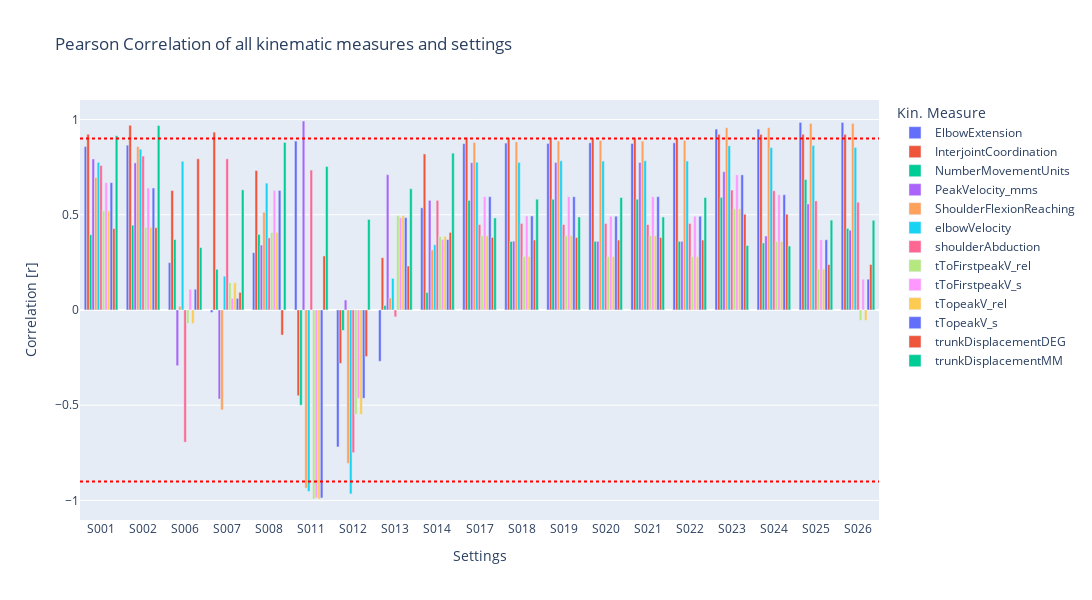

Notebook source saved alongside this figure:
### Code cell
fig = px.bar(df_plot, x='id_s', y='correlation', color='measure', title=f'Pearson Correlation', labels={'correlation': 'Pearson Correlation', 'id_s': 'Subject ID', 'measure': 'Kin. Measure'},
             template = 'plotly', barmode="group")

fig.add_hline(y=0.9, line_dash='dot', line_color='red', name = 'minimum correlation')
fig.add_hline(y=-0.9, line_dash='dot', line_color='red', name = 'minimum correlation')

fig.update_layout(title= f'Pearson Correlation of all kinematic measures and settings',
          xaxis_title=f'Settings',
          yaxis_title=f'Correlation [r]',
                  width=1300, height=600
          )

fig.show()

os.makedirs(os.path.join(dir_plots_cat, '03_correlation'), exist_ok=True)

path = os.path.join(dir_plots_cat, '03_correlation', f'pearson_corr_all.html')
fig.write_html(path)

path = os.path.join(dir_plots_cat, '03_correlation', f'pearson_corr_all.png')
fig.write_image(path, scale = 5)

### Figure 1 — Plotly figure (JSON) as saved in the notebook; plotly's stock layout.template omitted (floating-point values rounded to 4 significant figures)
{"data": [{"alignmentgroup": "True", "hovertemplate": "Kin. Measure=ElbowExtension<br>Subject ID=%{x}<br>Pearson Correlation=%{y}<extra></extra>", "legendgroup": "ElbowExtension", "marker": {"color": "#636efa", "pattern": {"shape": ""}}, "name": "ElbowExtension", "offsetgroup": "ElbowExtension", "orientation": "v", "showlegend": true, "textposition": "auto", "x": ["S001", "S002", "S006", "S007", "S008", "S011", "S012", "S013", "S014", "S017", "S018", "S019", "S020", "S021", "S022", "S023", "S024", "S025", "S026"], "xaxis": "x", "y": [0.8579, 0.8652, 0.2482, -0.01309, 0.3007, 0.8868, -0.7192, -0.2695, 0.5363, 0.8729, 0.8763, 0.8742, 0.8776, 0.8742, 0.8776, 0.9497, 0.9494, 0.9844, 0.9843], "yaxis": "y", "type": "bar"}, {"alignmentgroup": "True", "hovertemplate": "Kin. Measure=InterjointCoordination<br>Subject ID=%{x}<br>Pearson Correlation=%{y}<extra></extra>", "legendgroup": "InterjointCoordination", "marker": {"color": "#EF553B", "pattern": {"shape": ""}}, "name": "InterjointCoordination", "offsetgroup": "InterjointCoordination", "orientation": "v", "showlegend": true, "textposition": "auto", "x": ["S001", "S002", "S006", "S007", "S008", "S011", "S012", "S013", "S014", "S017", "S018", "S019", "S020", "S021", "S022", "S023", "S024", "S025", "S026"], "xaxis": "x", "y": [0.9225, 0.9696, 0.6271, 0.9337, 0.7319, -0.4503, -0.2807, 0.2743, 0.8192, 0.9055, 0.9027, 0.9054, 0.9026, 0.9054, 0.9026, 0.9224, 0.9221, 0.9226, 0.922], "yaxis": "y", "type": "bar"}, {"alignmentgroup": "True", "hovertemplate": "Kin. Measure=NumberMovementUnits<br>Subject ID=%{x}<br>Pearson Correlation=%{y}<extra></extra>", "legendgroup": "NumberMovementUnits", "marker": {"color": "#00cc96", "pattern": {"shape": ""}}, "name": "NumberMovementUnits", "offsetgroup": "NumberMovementUnits", "orientation": "v", "showlegend": true, "textposition": "auto", "x": ["S001", "S002", "S006", "S007", "S008", "S011", "S012", "S013", "S014", "S017", "S018", "S019", "S020", "S021", "S022", "S023", "S024", "S025", "S026"], "xaxis": "x", "y": [0.3949, 0.4455, 0.3696, 0.2135, 0.3964, -0.5, -0.1076, 0.0235, 0.09145, 0.5753, 0.3596, 0.5814, 0.3604, 0.5814, 0.3604, 0.5912, 0.3517, 0.6848, 0.4279], "yaxis": "y", "type": "bar"}, {"alignmentgroup": "True", "hovertemplate": "Kin. Measure=PeakVelocity_mms<br>Subject ID=%{x}<br>Pearson Correlation=%{y}<extra></extra>", "legendgroup": "PeakVelocity_mms", "marker": {"color": "#ab63fa", "pattern": {"shape": ""}}, "name": "PeakVelocity_mms", "offsetgroup": "PeakVelocity_mms", "orientation": "v", "showlegend": true, "textposition": "auto", "x": ["S001", "S002", "S006", "S007", "S008", "S011", "S012", "S013", "S014", "S017", "S018", "S019", "S020", "S021", "S022", "S023", "S024", "S025", "S026"], "xaxis": "x", "y": [0.7926, 0.7723, -0.2927, -0.4677, 0.3408, 0.9921, 0.05236, 0.7102, 0.5755, 0.7731, 0.3614, 0.7744, 0.3604, 0.7744, 0.3604, 0.726, 0.3884, 0.5565, 0.4187], "yaxis": "y", "type": "bar"}, {"alignmentgroup": "True", "hovertemplate": "Kin. Measure=ShoulderFlexionReaching<br>Subject ID=%{x}<br>Pearson Correlation=%{y}<extra></extra>", "legendgroup": "ShoulderFlexionReaching", "marker": {"color": "#FFA15A", "pattern": {"shape": ""}}, "name": "ShoulderFlexionReaching", "offsetgroup": "ShoulderFlexionReaching", "orientation": "v", "showlegend": true, "textposition": "auto", "x": ["S001", "S002", "S006", "S007", "S008", "S011", "S012", "S013", "S014", "S017", "S018", "S019", "S020", "S021", "S022", "S023", "S024", "S025", "S026"], "xaxis": "x", "y": [0.6954, 0.8571, 0.01918, -0.525, 0.5128, -0.9354, -0.8054, 0.06308, 0.3154, 0.8797, 0.8826, 0.8869, 0.8897, 0.8869, 0.8897, 0.957, 0.957, 0.9792, 0.9793], "yaxis": "y", "type": "bar"}, {"alignmentgroup": "True", "hovertemplate": "Kin. Measure=elbowVelocity<br>Subject ID=%{x}<br>Pearson Correlation=%{y}<extra></extra>", "legendgroup": "elbowVelocity", "marker": {"color": "#19d3f3", "pattern": {"shape": ""}}, "name": "elbowVelocity", "offsetgroup": "elbowVelocity", "orientation": "v", "showlegend": true, "textposition": "auto", "x": ["S001", "S002", "S006", "S007", "S008", "S011", "S012", "S013", "S014", "S017", "S018", "S019", "S020", "S021", "S022", "S023", "S024", "S025", "S026"], "xaxis": "x", "y": [0.7749, 0.8441, 0.7808, 0.1773, 0.6659, -0.9533, -0.9659, 0.166, 0.3426, 0.7757, 0.7747, 0.7832, 0.7817, 0.7832, 0.7817, 0.8618, 0.8527, 0.8635, 0.8534], "yaxis": "y", "type": "bar"}, {"alignmentgroup": "True", "hovertemplate": "Kin. Measure=shoulderAbduction<br>Subject ID=%{x}<br>Pearson Correlation=%{y}<extra></extra>", "legendgroup": "shoulderAbduction", "marker": {"color": "#FF6692", "pattern": {"shape": ""}}, "name": "shoulderAbduction", "offsetgroup": "shoulderAbduction", "orientation": "v", "showlegend": true, "textposition": "auto", "x": ["S001", "S002", "S006", "S007", "S008", "S011", "S012", "S013", "S014", "S017", "S018", "S019", "S020", "S021", "S022", "S023", "S024", "S025", "S026"], "xaxis": "x", "y": [0.7582, 0.8079, -0.694, 0.7935, 0.3784, 0.7345, -0.7494, -0.03609, 0.5752, 0.4487, 0.4543, 0.4485, 0.4541, 0.4485, 0.4541, 0.6297, 0.6258, 0.5726, 0.5658], "yaxis": "y", "type": "bar"}, {"alignmentgroup": "True", "hovertemplate": "Kin. Measure=tToFirstpeakV_rel<br>Subject ID=%{x}<br>Pearson Correlation=%{y}<extra></extra>", "legendgroup": "tToFirstpeakV_rel", "marker": {"color": "#B6E880", "pattern": {"shape": ""}}, "name": "tToFirstpeakV_rel", "offsetgroup": "tToFirstpeakV_rel", "orientation": "v", "showlegend": true, "textposition": "auto", "x": ["S001", "S002", "S006", "S007", "S008", "S011", "S012", "S013", "S014", "S017", "S018", "S019", "S020", "S021", "S022", "S023", "S024", "S025", "S026"], "xaxis": "x", "y": [0.5204, 0.4341, -0.07084, 0.1425, 0.4065, -0.9925, -0.5481, 0.4949, 0.3857, 0.3896, 0.28, 0.3902, 0.2796, 0.3902, 0.2796, 0.5313, 0.3594, 0.2146, -0.05428], "yaxis": "y", "type": "bar"}, {"alignmentgroup": "True", "hovertemplate": "Kin. Measure=tToFirstpeakV_s<br>Subject ID=%{x}<br>Pearson Correlation=%{y}<extra></extra>", "legendgroup": "tToFirstpeakV_s", "marker": {"color": "#FF97FF", "pattern": {"shape": ""}}, "name": "tToFirstpeakV_s", "offsetgroup": "tToFirstpeakV_s", "orientation": "v", "showlegend": true, "textposition": "auto", "x": ["S001", "S002", "S006", "S007", "S008", "S011", "S012", "S013", "S014", "S017", "S018", "S019", "S020", "S021", "S022", "S023", "S024", "S025", "S026"], "xaxis": "x", "y": [0.6684, 0.6403, 0.1087, 0.06097, 0.6275, -0.9871, -0.4636, 0.4847, 0.3694, 0.5947, 0.4938, 0.5946, 0.4922, 0.5946, 0.4922, 0.7094, 0.6049, 0.3683, 0.1616], "yaxis": "y", "type": "bar"}, {"alignmentgroup": "True", "hovertemplate": "Kin. Measure=tTopeakV_rel<br>Subject ID=%{x}<br>Pearson Correlation=%{y}<extra></extra>", "legendgroup": "tTopeakV_rel", "marker": {"color": "#FECB52", "pattern": {"shape": ""}}, "name": "tTopeakV_rel", "offsetgroup": "tTopeakV_rel", "orientation": "v", "showlegend": true, "textposition": "auto", "x": ["S001", "S002", "S006", "S007", "S008", "S011", "S012", "S013", "S014", "S017", "S018", "S019", "S020", "S021", "S022", "S023", "S024", "S025", "S026"], "xaxis": "x", "y": [0.5204, 0.4341, -0.07084, 0.1425, 0.4065, -0.9925, -0.5481, 0.4949, 0.3857, 0.3896, 0.28, 0.3902, 0.2796, 0.3902, 0.2796, 0.5313, 0.3594, 0.2146, -0.05428], "yaxis": "y", "type": "bar"}, {"alignmentgroup": "True", "hovertemplate": "Kin. Measure=tTopeakV_s<br>Subject ID=%{x}<br>Pearson Correlation=%{y}<extra></extra>", "legendgroup": "tTopeakV_s", "marker": {"color": "#636efa", "pattern": {"shape": ""}}, "name": "tTopeakV_s", "offsetgroup": "tTopeakV_s", "orientation": "v", "showlegend": true, "textposition": "auto", "x": ["S001", "S002", "S006", "S007", "S008", "S011", "S012", "S013", "S014", "S017", "S018", "S019", "S020", "S021", "S022", "S023", "S024", "S025", "S026"], "xaxis": "x", "y": [0.6684, 0.6403, 0.1087, 0.06097, 0.6275, -0.9871, -0.4636, 0.4847, 0.3694, 0.5947, 0.4938, 0.5946, 0.4922, 0.5946, 0.4922, 0.7094, 0.6049, 0.3683, 0.1616], "yaxis": "y", "type": "bar"}, {"alignmentgroup": "True", "hovertemplate": "Kin. Measure=trunkDisplacementDEG<br>Subject ID=%{x}<br>Pearson Correlation=%{y}<extra></extra>", "legendgroup": "trunkDisplacementDEG", "marker": {"color": "#EF553B", "pattern": {"shape": ""}}, "name": "trunkDisplacementDEG", "offsetgroup": "trunkDisplacementDEG", "orientation": "v", "showlegend": true, "textposition": "auto", "x": ["S001", "S002", "S006", "S007", "S008", "S011", "S012", "S013", "S014", "S017", "S018", "S019", "S020", "S021", "S022", "S023", "S024", "S025", "S026"], "xaxis": "x", "y": [0.4274, 0.4321, 0.794, 0.09243, -0.1317, 0.2837, -0.2447, 0.2309, 0.4071, 0.3806, 0.3673, 0.3805, 0.3671, 0.3805, 0.3671, 0.5024, 0.5025, 0.2384, 0.2386], "yaxis": "y", "type": "bar"}, {"alignmentgroup": "True", "hovertemplate": "Kin. Measure=trunkDisplacementMM<br>Subject ID=%{x}<br>Pearson Correlation=%{y}<extra></extra>", "legendgroup": "trunkDisplacementMM", "marker": {"color": "#00cc96", "pattern": {"shape": ""}}, "name": "trunkDisplacementMM", "offsetgroup": "trunkDisplacementMM", "orientation": "v", "showlegend": true, "textposition": "auto", "x": ["S001", "S002", "S006", "S007", "S008", "S011", "S012", "S013", "S014", "S017", "S018", "S019", "S020", "S021", "S022", "S023", "S024", "S025", "S026"], "xaxis": "x", "y": [0.9147, 0.9683, 0.3278, 0.6307, 0.8794, 0.7529, 0.4753, 0.6366, 0.8233, 0.4833, 0.5815, 0.4881, 0.5904, 0.4881, 0.5904, 0.338, 0.3357, 0.4716, 0.4706], "yaxis": "y", "type": "bar"}], "layout": {"xaxis": {"anchor": "y", "domain": [0.0, 1.0], "title": {"text": "Settings"}}, "yaxis": {"anchor": "x", "domain": [0.0, 1.0], "title": {"text": "Correlation [r]"}}, "legend": {"title": {"text": "Kin. Measure"}, "tracegroupgap": 0}, "title": {"text": "Pearson Correlation of all kinematic measures and settings"}, "barmode": "group", "shapes": [{"line": {"color": "red", "dash": "dot"}, "name": "minimum correlation", "type": "line", "x0": 0, "x1": 1, "xref": "x domain", "y0": 0.9, "y1": 0.9, "yref": "y"}, {"line": {"color": "red", "dash": "dot"}, "name": "minimum correlation", "type": "line", "x0": 0, "x1": 1, "xref": "x domain", "y0": -0.9, "y1": -0.9, "yref": "y"}], "width": 1300, "height": 600}}
